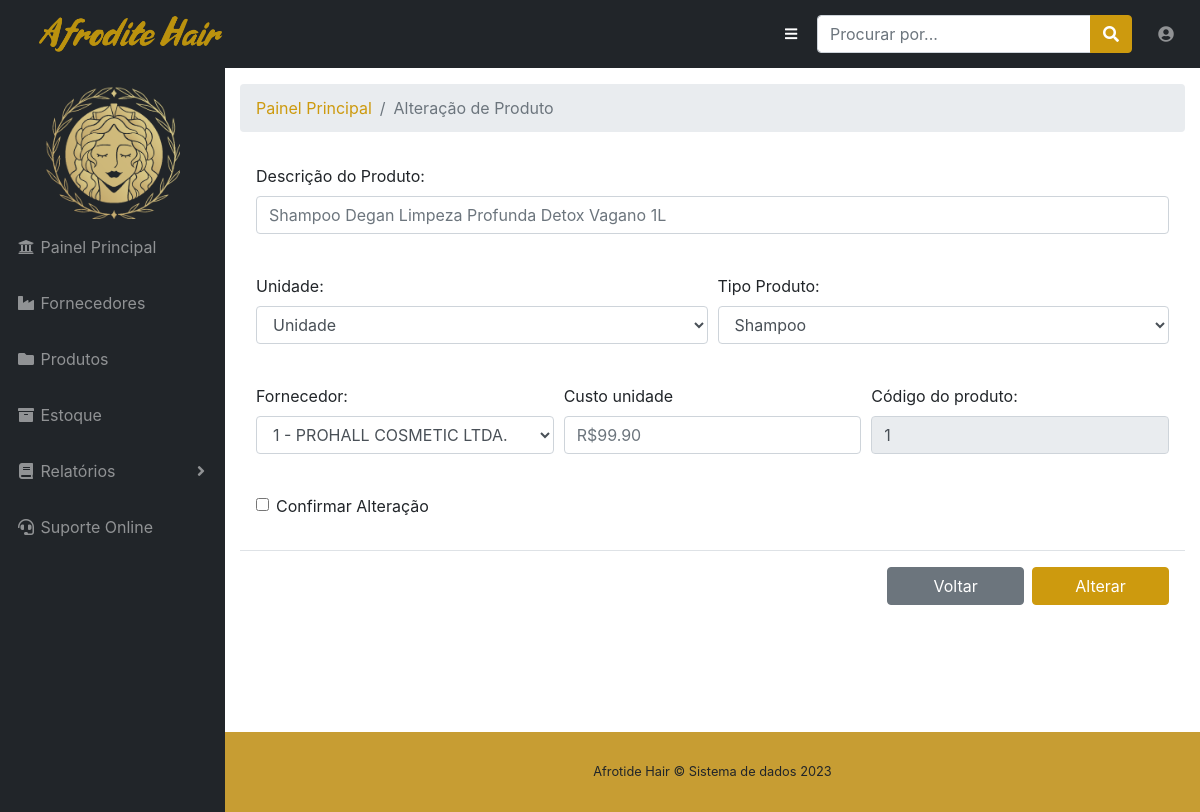
Page /viewfun/select_alterar_produto.php?id=1 (signed in) on the committed database.
### tables this page shows
CREATE TABLE `produto` (
  `codigo` int(11) NOT NULL,
  `descricao` varchar(100) DEFAULT NULL,
  `quantidade` decimal(10,0) DEFAULT NULL,
  `unidade` varchar(60) DEFAULT NULL,
  `tipo` varchar(60) DEFAULT NULL,
  `fornecedor` varchar(100) NOT NULL,
  `data_cadastro` datetime DEFAULT current_timestamp(),
  `data_alteracao` datetime DEFAULT NULL,
  `responsavel` varchar(60) DEFAULT NULL,
  `valor_unidade` decimal(10,2) DEFAULT NULL
);

CREATE TABLE `fornecedores` (
  `id` int(11) NOT NULL,
  `nome` varchar(100) DEFAULT NULL,
  `cnpj` varchar(50) DEFAULT NULL,
  `uf` varchar(3) DEFAULT NULL,
  `tipo_estabelecimento` varchar(50) DEFAULT NULL
);

### viewfun/select_alterar_produto.php (the view, shortened to what this page needs)
<?php
require "../dao/conexao.php";
if ($_GET['id'] == "") {
  $_SESSION['select_vazio'] = true;
  header("Location:lista_produtos.php");
} else {
  $codigo_select = $_GET['id'];
  $sql_selecionado = "SELECT p.codigo,p.descricao,p.unidade,p.tipo,p.fornecedor,p.valor_unidade,f.id,f.nome FROM produto as p
  INNER JOIN fornecedores as f ON p.fornecedor=f.id
  where codigo ='$codigo_select'";
  $result_selecionado = mysqli_query($conexao, $sql_selecionado);
  $dados_selecionado = mysqli_fetch_array($result_selecionado);
  ?>
  <!DOCTYPE html>
  <html lang="en">
  <head>
    <link href="../vendor/fontawesome-free/css/all.min.css" rel="stylesheet" type="text/css">
    <link href="../vendor/datatables/dataTables.bootstrap4.css" rel="stylesheet">
    <link href="../css/sb-admin.css" rel="stylesheet">
  </head>
  <body id="page-top">
    <?php
      include_once "nav.php";
      ?>
    <div id="wrapper">
      <?php
        include_once "menu.php";
        ?>
      <div id="content-wrapper">
        <div class="container-fluid">
          <ol class="breadcrumb">
            <li class="breadcrumb-item">
              <a href="painel.php">Painel Principal</a>
            </li>
            <li class="breadcrumb-item active">Alteração de Produto</li>
          </ol>
          <form method="POST" action="../valida/valida_alter_prod.php">
            <div class="modal-body">
              <div class="form-group">
                <label for="inputAddress">Descrição do Produto:</label>
                <input type="text" name="nova_descricao" class="form-control" id="nome_produto" placeholder="<?php echo $dados_selecionado['descricao']; ?>">
              </div><br>
              <div class="form-row">
                <div class="form-group col-md-6">
                  <label for="inputEmail4">Unidade:</label>
                  <select id="inputState" name="nova_unidade" class="form-control">
                    <option value=" <?php echo $dados['unidade'] ?>" selected require> <?php echo $dados_selecionado['unidade'] ?> </option>
                  </select>
                </div>
                <div class="form-group col-md-6">
                  <label for="tipo_produto">Tipo Produto:</label>
                  <select id="inputState" name="novo_tipo_produto" class="form-control">
                    <option value="<?php echo $dados['tipo'] ?>" selected require><?php echo $dados_selecionado['tipo'] ?></option>
                  </select>
                </div>
              </div><br>
              <div class="form-row">
                <div class="form-group col-md-4">
                  <label for="quantidade">Fornecedor:</label>
                  <select class="form-control" value="" name="novo_fornecedor" id="select_serv">
                    <option value="" selected required><?php echo $dados_selecionado['id'] . " - " . $dados_selecionado['nome'] ?></option>
                  </select>
                </div>
                <div class="form-group col-md-4">
                  <label for="usuario">Custo unidade</label>
                  <input type="number" step="0.01" class="form-control" name="novo_valor_unidade" id="valor_unidade" placeholder="R$<?php echo $dados_selecionado['valor_unidade']; ?>">
                </div>
                <div class="form-group col-md-4">
                  <label for="data">Código do produto:</label>
                  <input class="form-control" value="<?php echo $dados_selecionado['codigo']; ?>" disabled>
                </div>
              </div><br>
              <div class="form-group">
                <div class="form-check">
                  <input class="form-check-input" type="checkbox" id="gridCheck" required>
                  <label class="form-check-label" for="gridCheck" required>
                    Confirmar Alteração
                  </label>
                </div>
              </div>
            </div>
            <div class="modal-footer">
              <a href="lista_produtos.php" style="width:15%" type="button" class="btn btn-secondary" data-dismiss="modal">Voltar</a>
              <button type="submit"style="width:15%"  name="alterar" class="btn btn-primary"><div style="color:white">Alterar</div></button>
            </div>
          </form>
        </div>
        <footer class="sticky-footer">
          <div class="container my-auto">
            <div class="copyright text-center my-auto">
              <span>Afrotide Hair © Sistema de dados 2023</span>
            </div>
          </div>
        </footer>
      </div>
    </div>
  </body>
  </html>
<?php } ?>

### rows in the picture
produto: nova_descricao "Shampoo Degan Limpeza Profunda Detox Vagano 1L", nova_unidade "Unidade", novo_tipo_produto "Shampoo", novo_fornecedor "1 - PROHALL COSMETIC LTDA.", novo_valor_unidade "R$99.90", codigo "1"
